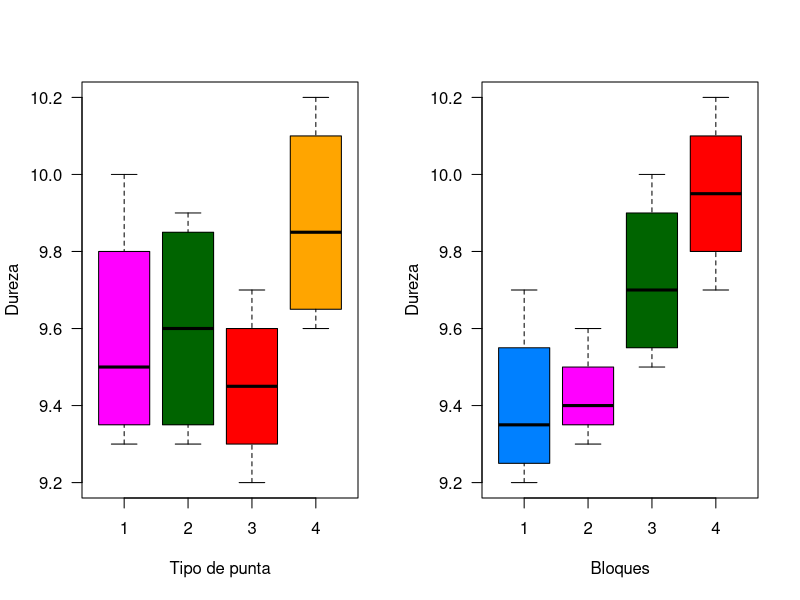
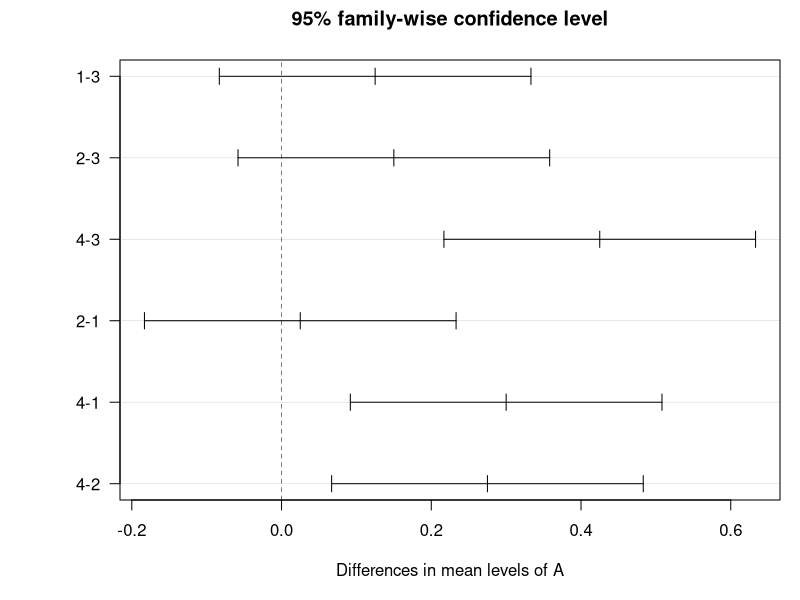
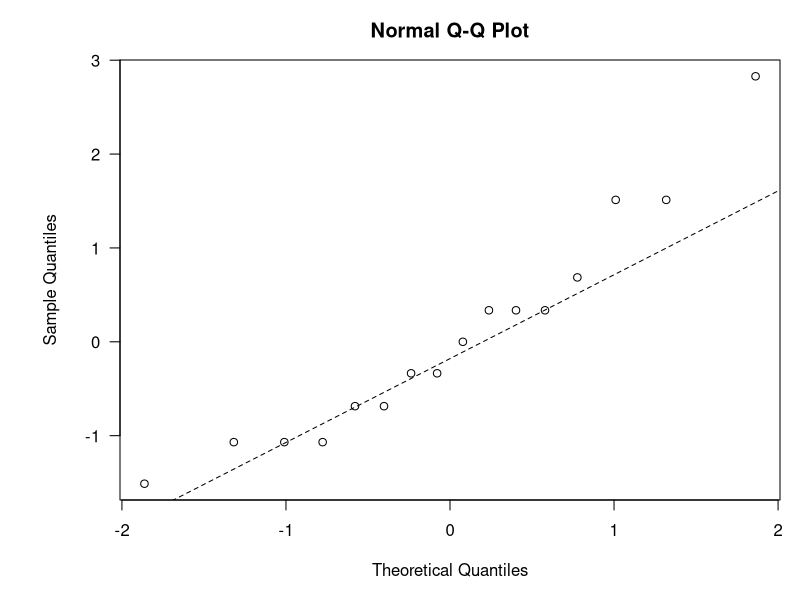

Generate these figures, in order, with R:
## ---- chunk 1
knitr::opts_chunk$set(echo = TRUE)
## ---- chunk 2

#Creamos el dataframe
yield <-c(9.3,9.4,9.6,10,9.4,9.3,9.8,9.9,9.2,9.4,9.5,9.7,9.7,9.6,10,10.2)
block <-c(1,2,3,4,1,2,3,4,1,2,3,4,1,2,3,4)
A     <-c(1,1,1,1,2,2,2,2,3,3,3,3,4,4,4,4)


datos<-data.frame(A,block,yield)
datos$A <- as.factor(datos$A)
datos$block <- as.factor(datos$block)

#Mostramos la estructura de los datos
str(datos)

head(datos)

## ---- chunk 3

## boxplots para revisar efectos
## define colors
cols <- c("#0080ff", "#ff00ff", "darkgreen", 
          "#ff0000", "orange", "#00ff00", "brown")
par(mfrow = c(1, 2))
boxplot(yield ~ A, data = datos, las = 1, col = cols[2:5], xlab = 'Tipo de punta', ylab = 'Dureza')

boxplot(yield ~ block, data = datos, las = 1, col = cols[1:6], xlab = 'Bloques', ylab = 'Dureza')
## ---- chunk 4

## ANOVA including the blocking factor "block"
fit <- aov(yield ~ A + block, data = datos)
summary(fit)

## ---- chunk 5

## lineal regression
fitdisplay <- lm(yield ~ A+block, data = datos)
summary(fitdisplay)

## ---- chunk 6

#Calculamos las medias (Estimadores por tratamiento)
## measures using tapply
with(datos, tapply(yield, A, mean))

## ---- chunk 7

#Efectos de cada tratamiento
with(datos, tapply(yield, A, mean))-mean(datos$yield)

## ---- chunk 8

#Efectos de cada bloque
with(datos, tapply(yield, block, mean))-mean(datos$yield)

## ---- chunk 9

#Media Global
mean(datos$yield)

## ---- chunk 10

## Least Singificant Difference (LSD) test
anova <- aov(fitdisplay)
(lsd <- TukeyHSD(anova, "A", ordered = TRUE))


## ---- chunk 11
## LSD plot
par(mfrow = c(1, 1), mar = c(5, 6, 3, 1))
plot(TukeyHSD(anova, "A", ordered = TRUE), las = 1)

## ---- chunk 12
## Intervalos de confianza

calcular_intervalo_confianza <- function(promedio,mse,grados_libertad,n, confianza = 0.95) {
  error_estandar <- sqrt(mse/n)
  t_valor <- qt((1 + confianza) / 2, df = grados_libertad)  # Valor crítico de t
  
  margen_error <- t_valor * error_estandar
  limite_inferior <- promedio - margen_error
  limite_superior <- promedio + margen_error
  
  return(c(limite_inferior, limite_superior))
}
resumen_modelo<-summary(fitdisplay)
mse <-resumen_modelo$sigma^2
promedio <- with(datos, tapply(yield, A, mean))
n <- 4
grados_libertad <- 9

for (i in 1:n) {
  intervalos_confianza<-calcular_intervalo_confianza(promedio[i],mse,grados_libertad,n)
  cat("Intervalo de confianza para el tratamiento", i,": [",intervalos_confianza[1],",",intervalos_confianza[2], "]\n")
}


## ---- chunk 13
require(car)
## calcular los residuals
r <- rstudent(fitdisplay)

## ---- chunk 14
## Supuesto de  normalidad
shapiro.test(r)
#Graficamente
qqnorm(r, las = 1)
qqline(r, col = 1, lty = 2)
## ---- chunk 15
## varianza constante usando Breusch-Pagan
car:::ncvTest(fitdisplay)
bartlett.test(datos$yield ~ datos$A)
## ---- chunk 16
## Durbin-Watson (Prueba de independencia dee errores)
durbinWatsonTest(fitdisplay)
